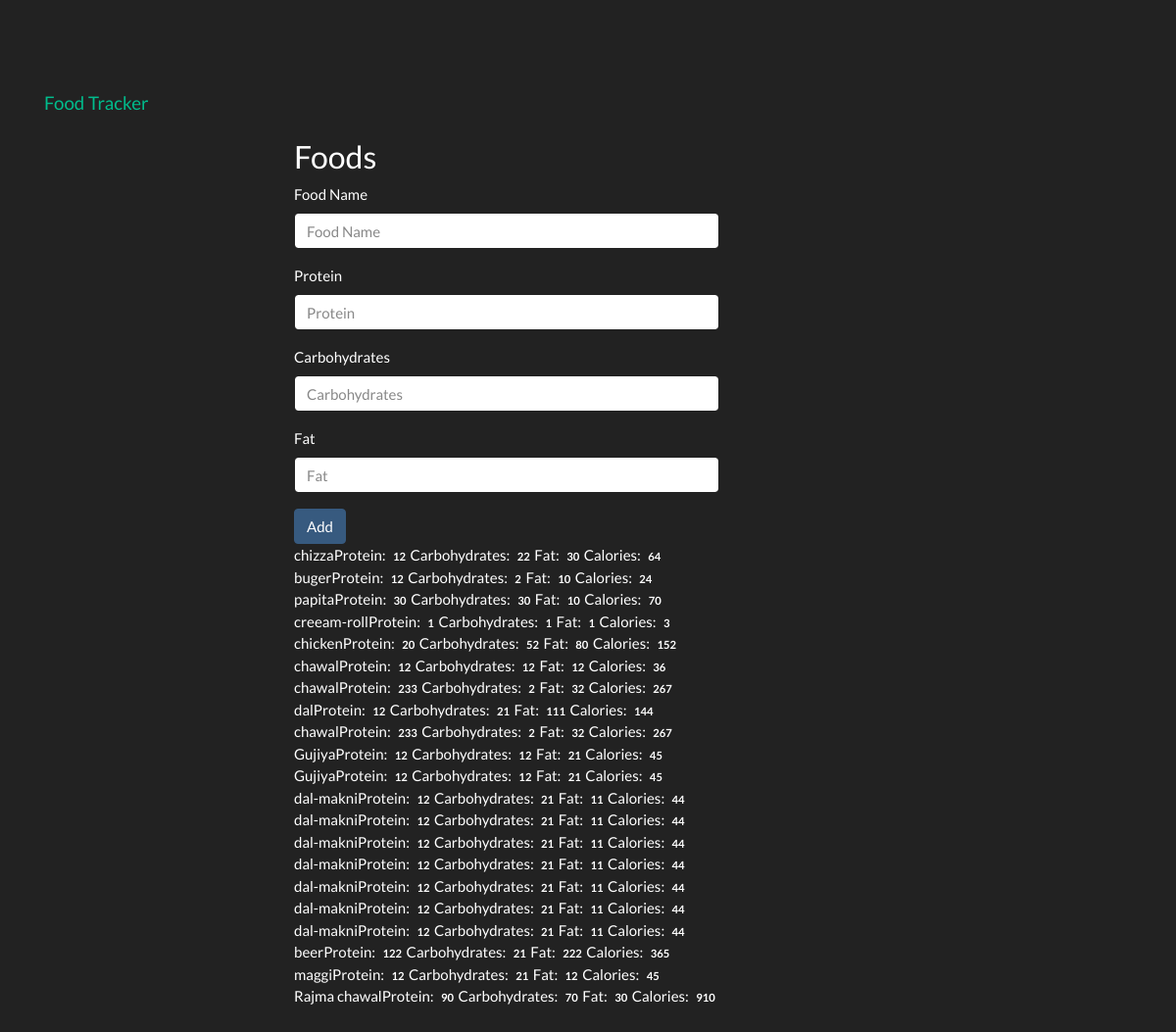
The app's page /food with its own data.
### tables this page shows
CREATE TABLE food(
	id integer primary key autoincrement,
	name text not null,
	protein integer not null,
	carbohydrates integer not null,
	fat integer not null,
	calories integer not null
);

### app.py (the view, shortened to what this page needs)
@app.route('/food', methods=['GET', 'POST'])
def food():
    db = get_db()
    cur = db.execute('select name, protein, carbohydrates, fat, calories from food')
    results = cur.fetchall()
    return render_template('add_food.html', results=results)

### database.py (called while the page is built)
def connect_db():
    sql = sqlite3.connect('/home/praneet/Desktop/flask_all_files/food_tracker/food_log.db')
    sql.row_factory = sqlite3.Row
    return sql

def get_db():
    if not hasattr(g, 'sqlite_db'):
        g.sqlite_db = connect_db()
    return g.sqlite_db

### templates/add_food.html (shortened to what this page needs)
{% extends 'base.html' %}
{% block content %}
  <body>
    <nav class="navbar navbar-inverse navbar-fixed-top">
      <div class="container">
        <div class="navbar-header">
          <a class="navbar-brand" href="{{url_for('index')}}">Food Tracker</a>
        </div>
      </div>
    </nav>
    <div class="container theme-showcase col-sm-6 col-sm-offset-3" role="main">
      <div class="row">
        <div>
          <div class="panel panel-primary">
            <div class="panel-heading">
              <h3 class="panel-title">Foods</h3>
            </div>
            <div class="panel-body">
              <form method="POST" action="{{ url_for('food') }}">
                <div class="form-group">
                  <label for="food-name">Food Name</label>
                  <input type="text" class="form-control" id="food-name" name="food-name" placeholder="Food Name">
                </div>
                <div class="form-group">
                  <label for="protein">Protein</label>
                  <input type="number" class="form-control" id="protein" name="protein" placeholder="Protein">
                </div>
                <div class="form-group">
                  <label for="carbohydrates">Carbohydrates</label>
                  <input type="number" class="form-control" id="carbohydrates" name="carbohydrates" placeholder="Carbohydrates">
                </div>
                <div class="form-group">
                  <label for="fat">Fat</label>
                  <input type="number" class="form-control" id="fat" name="fat" placeholder="Fat">
                </div>
                <button type="submit" class="btn btn-primary">Add</button>
              </form>
              {% for food in results %}
              <ul class="nav nav-pills" role="tablist">
                <li class="active"><a>{{ food.name }} </a></li>
                <li><a>Protein: <span class="badge">{{ food.protein }}</span></a></li>
                <li><a>Carbohydrates: <span class="badge">{{ food.carbohydrates }}</span></a></li>
                <li><a>Fat: <span class="badge">{{ food.fat }}</span></a></li>
                <li><a>Calories: <span class="badge">{{ food.calories }}</span></a></li>
              </ul>
              {% endfor %}
            </div>
          </div>
        </div>
      </div>
    </div>
  </body>
{% endblock %}

### static/theme.css (style rules this page uses)
body { padding-top: 70px; padding-bottom: 30px; }

### records on screen
food: name "chizza", protein "12", carbohydrates "22", fat "30", calories "64"
food: name "buger", protein "12", carbohydrates "2", fat "10", calories "24"
food: name "papita", protein "30", carbohydrates "30", fat "10", calories "70"
food: name "creeam-roll", protein "1", carbohydrates "1", fat "1", calories "3"
food: name "chicken", protein "20", carbohydrates "52", fat "80", calories "152"
food: name "chawal", protein "12", carbohydrates "12", fat "12", calories "36"
food: name "chawal", protein "233", carbohydrates "2", fat "32", calories "267"
food: name "dal", protein "12", carbohydrates "21", fat "111", calories "144"
food: name "chawal", protein "233", carbohydrates "2", fat "32", calories "267"
food: name "Gujiya", protein "12", carbohydrates "12", fat "21", calories "45"
food: name "Gujiya", protein "12", carbohydrates "12", fat "21", calories "45"
food: name "dal-makni", protein "12", carbohydrates "21", fat "11", calories "44"
food: name "dal-makni", protein "12", carbohydrates "21", fat "11", calories "44"
food: name "dal-makni", protein "12", carbohydrates "21", fat "11", calories "44"
food: name "dal-makni", protein "12", carbohydrates "21", fat "11", calories "44"
food: name "dal-makni", protein "12", carbohydrates "21", fat "11", calories "44"
food: name "dal-makni", protein "12", carbohydrates "21", fat "11", calories "44"
food: name "dal-makni", protein "12", carbohydrates "21", fat "11", calories "44"
food: name "beer", protein "122", carbohydrates "21", fat "222", calories "365"
food: name "maggi", protein "12", carbohydrates "21", fat "12", calories "45"
food: name "Rajma chawal", protein "90", carbohydrates "70", fat "30", calories "910"
